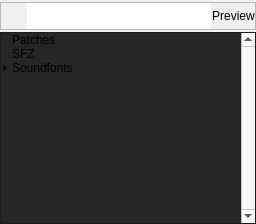
               <widget class="QWidget" name="tab_library">
                <attribute name="title">
                 <string>Library</string>
                </attribute>
                <layout class="QGridLayout" name="gridLayout_2">
                 <property name="leftMargin">
                  <number>0</number>
                 </property>
                 <property name="topMargin">
                  <number>2</number>
                 </property>
                 <property name="rightMargin">
                  <number>0</number>
                 </property>
                 <property name="bottomMargin">
                  <number>0</number>
                 </property>
                 <property name="spacing">
                  <number>2</number>
                 </property>
                 <item row="0" column="0">
                  <widget class="QFrame" name="frame_4">
                   <property name="minimumSize">
                    <size>
                     <width>0</width>
                     <height>28</height>
                    </size>
                   </property>
                   <property name="maximumSize">
                    <size>
                     <width>16777215</width>
                     <height>28</height>
                    </size>
                   </property>
                   <property name="styleSheet">
                    <string notr="true"/>
                   </property>
                   <property name="frameShape">
                    <enum>QFrame::StyledPanel</enum>
                   </property>
                   <property name="frameShadow">
                    <enum>QFrame::Raised</enum>
                   </property>
                   <property name="buttonFrame" stdset="0">
                    <bool>true</bool>
                   </property>
                   <layout class="QHBoxLayout" name="horizontalLayout">
                    <property name="spacing">
                     <number>1</number>
                    </property>
                    <property name="leftMargin">
                     <number>0</number>
                    </property>
                    <property name="topMargin">
                     <number>0</number>
                    </property>
                    <property name="rightMargin">
                     <number>0</number>
                    </property>
                    <property name="bottomMargin">
                     <number>0</number>
                    </property>
                    <item>
                     <widget class="QToolButton" name="toolButton_ClearSearch">
                      <property name="sizePolicy">
                       <sizepolicy hsizetype="Minimum" vsizetype="Minimum">
                        <horstretch>0</horstretch>
                        <verstretch>0</verstretch>
                       </sizepolicy>
                      </property>
                      <property name="minimumSize">
                       <size>
                        <width>25</width>
                        <height>0</height>
                       </size>
                      </property>
                      <property name="maximumSize">
                       <size>
                        <width>16777215</width>
                        <height>16777215</height>
                       </size>
                      </property>
                      <property name="toolTip">
                       <string>Clear search</string>
                      </property>
                      <property name="styleSheet">
                       <string notr="true">border-top-right-radius: 0;
border-bottom-right-radius: 0;</string>
                      </property>
                      <property name="text">
                       <string/>
                      </property>
                      <property name="icon">
                       <iconset resource="../images.qrc">
                        <normaloff>:/icons/remove.png</normaloff>:/icons/remove.png</iconset>
                      </property>
                      <property name="iconSize">
                       <size>
                        <width>22</width>
                        <height>22</height>
                       </size>
                      </property>
                     </widget>
                    </item>
                    <item>
                     <widget class="QLineEdit" name="lineEdit_Search">
                      <property name="sizePolicy">
                       <sizepolicy hsizetype="Expanding" vsizetype="Minimum">
                        <horstretch>0</horstretch>
                        <verstretch>0</verstretch>
                       </sizepolicy>
                      </property>
                      <property name="minimumSize">
                       <size>
                        <width>0</width>
                        <height>0</height>
                       </size>
                      </property>
                      <property name="maximumSize">
                       <size>
                        <width>16777215</width>
                        <height>16777215</height>
                       </size>
                      </property>
                      <property name="toolTip">
                       <string>Search library</string>
                      </property>
                      <property name="styleSheet">
                       <string notr="true">border-radius: 0;</string>
                      </property>
                     </widget>
                    </item>
                    <item>
                     <widget class="QPushButton" name="pushButton_LibraryPreview">
                      <property name="sizePolicy">
                       <sizepolicy hsizetype="Minimum" vsizetype="Minimum">
                        <horstretch>0</horstretch>
                        <verstretch>0</verstretch>
                       </sizepolicy>
                      </property>
                      <property name="maximumSize">
                       <size>
                        <width>16777215</width>
                        <height>16777215</height>
                       </size>
                      </property>
                      <property name="toolTip">
                       <string>Toggle Preview Mode for previewing library items</string>
                      </property>
                      <property name="styleSheet">
                       <string notr="true">border-top-left-radius: 0;
border-bottom-left-radius: 0;</string>
                      </property>
                      <property name="text">
                       <string>Preview</string>
                      </property>
                      <property name="checkable">
                       <bool>true</bool>
                      </property>
                      <property name="checked">
                       <bool>false</bool>
                      </property>
                     </widget>
                    </item>
                   </layout>
                  </widget>
                 </item>
                 <item row="1" column="0">
                  <widget class="QTreeWidget" name="treeWidget_Library">
                   <property name="contextMenuPolicy">
                    <enum>Qt::CustomContextMenu</enum>
                   </property>
                   <property name="styleSheet">
                    <string notr="true">QTreeWidget {
	background-color: rgb(38, 38, 38);
	border-color: rgb(40, 40, 40);
}

/* No horizontal scrollbar used; Hide ugly line below vertical scrollbar. */
QScrollBar:horizontal {
	height: 0;
}
</string>
                   </property>
                   <property name="verticalScrollBarPolicy">
                    <enum>Qt::ScrollBarAlwaysOn</enum>
                   </property>
                   <property name="horizontalScrollBarPolicy">
                    <enum>Qt::ScrollBarAsNeeded</enum>
                   </property>
                   <property name="autoExpandDelay">
                    <number>-1</number>
                   </property>
                   <property name="indentation">
                    <number>8</number>
                   </property>
                   <property name="wordWrap">
                    <bool>false</bool>
                   </property>
                   <property name="headerHidden">
                    <bool>true</bool>
                   </property>
                   <property name="expandsOnDoubleClick">
                    <bool>false</bool>
                   </property>
                   <attribute name="headerVisible">
                    <bool>false</bool>
                   </attribute>
                   <column>
                    <property name="text">
                     <string>Soundfonts</string>
                    </property>
                   </column>
                   <item>
                    <property name="text">
                     <string>Patches</string>
                    </property>
                   </item>
                   <item>
                    <property name="text">
                     <string>SFZ</string>
                    </property>
                   </item>
                   <item>
                    <property name="text">
                     <string>Soundfonts</string>
                    </property>
                    <item>
                     <property name="text">
                      <string>GM</string>
                     </property>
                    </item>
                    <item>
                     <property name="text">
                      <string>Piano</string>
                     </property>
                    </item>
                   </item>
                  </widget>
                 </item>
                </layout>
               </widget>
